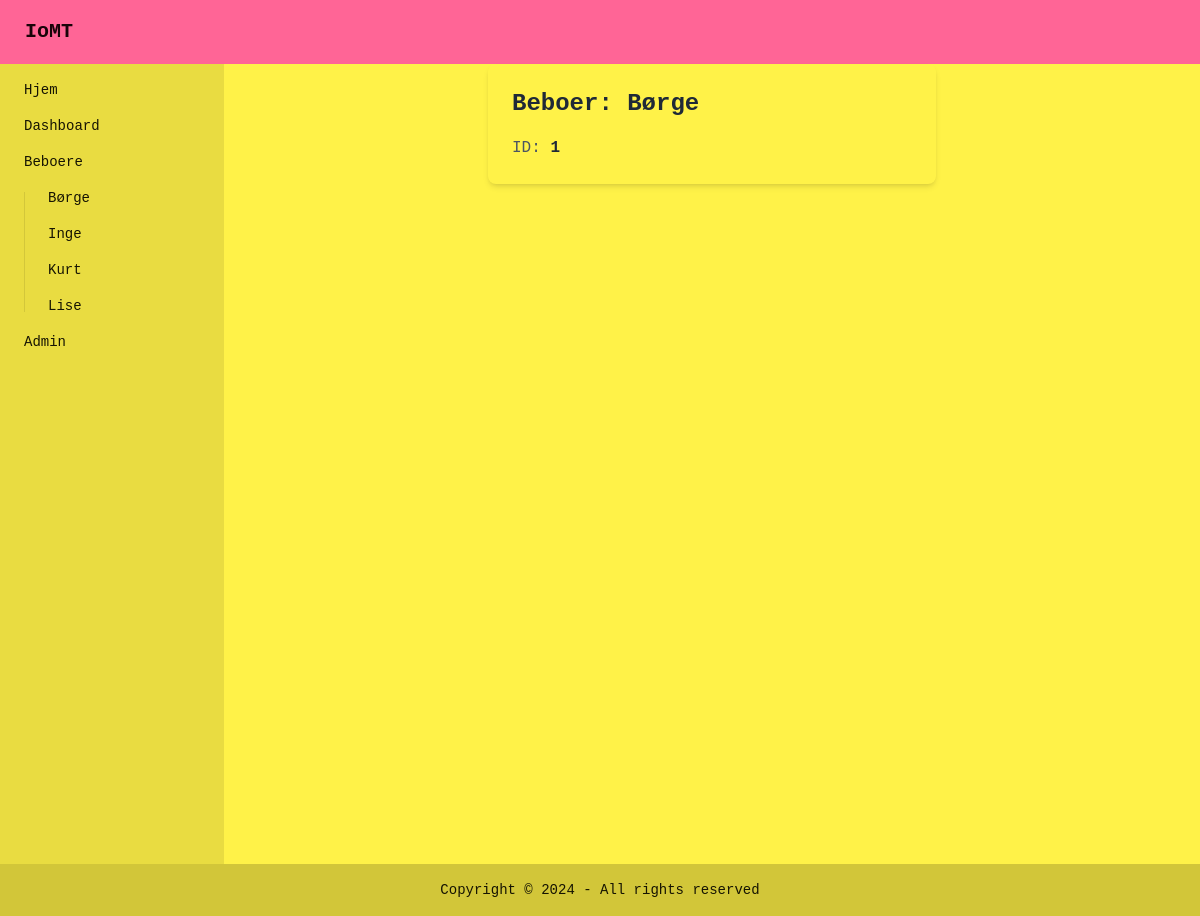
/resident/1, run on the app's committed database.
### app.py (models this page shows)
class Residents(db.Model):
    id = db.Column(db.Integer, primary_key=True)
    username = db.Column(db.String(150), unique=True, nullable=False)

### app.py (the view)
@app.route('/resident/<int:user_id>')
def resident_profile(user_id):
    resident = Residents.query.get_or_404(user_id)  # Fetch the user or return a 404 if not found
    residents = Residents.query.all()
    return render_template('resident_profile.html', resident=resident, residents = residents)

### templates/resident_profile.html
{% extends 'base.html' %}
{% block content %}
<div class="shadow-md rounded-lg p-6 max-w-md mx-auto">
    <h1 class="text-2xl font-bold text-gray-800 mb-4">Beboer: {{ resident.username }}</h1>
    <p class="text-gray-600">ID: <span class="font-semibold text-gray-800">{{ resident.id }}</span></p>
</div>
{% endblock %}

### templates/base.html (shortened to what this page needs)
<html lang="en" data-theme="cyberpunk">
<head>
    <link href="{{url_for('static',filename='css/main.css')}}" rel="stylesheet">
</head>
<body>
    <div class="navbar bg-primary text-primary-content">
        <a href="/"><button class="btn btn-ghost text-xl">IoMT</button></a>
    </div>
    <div id="sidebar" class="flex h-screen">
        <div>
            <ul class="menu bg-base-200 rounded-box w-56 h-full">
                <li><a href="/">Hjem</a></li>
                <li><a href="/dashboard">Dashboard</a></li>
                <li><a href="/residents">Beboere</a></li>
                <li>
                    <ul>
                        {% for resident in residents %}
                      <li><a href="{{ url_for('resident_profile', user_id=resident.id) }}">{{resident.username}}</a></li>
                      {% endfor %}
                    </ul>
                </li>
                <li><a href="/admin">Admin</a></li>
            </ul>
        </div>
        <div class="flex-1">
            {% block content %}
            {% endblock %}
        </div>
    </div>
    <footer class="footer footer-center bg-base-300 text-base-content p-4">
        <aside>
          <p>Copyright © 2024 - All rights reserved</p>
        </aside>
    </footer>
</body>
</html>

### data on the page
Residents: username "Børge", id "1"
Residents: username "Inge"
Residents: username "Kurt"
Residents: username "Lise"
